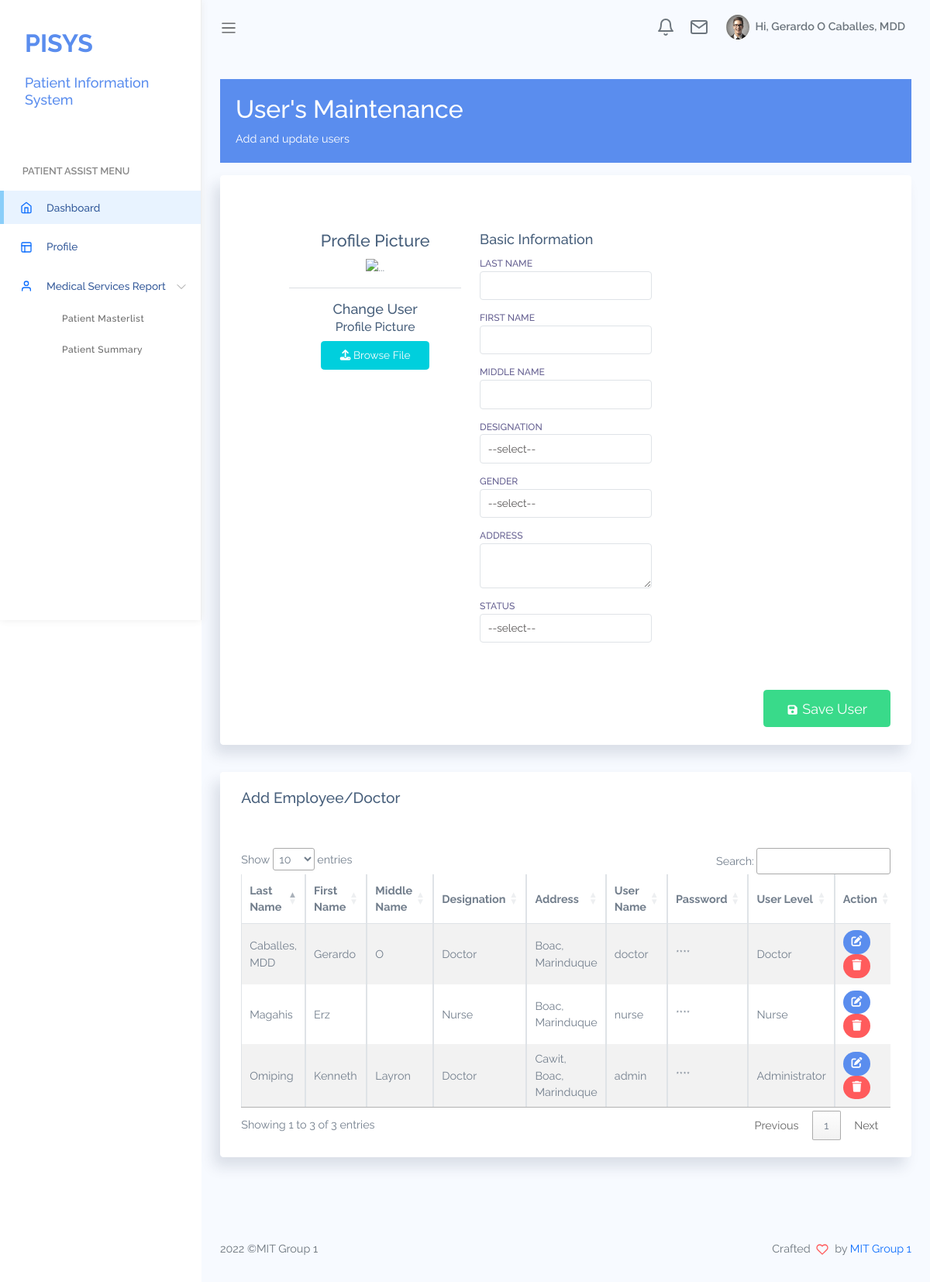
/users-maintenance.php (signed in), run on the app's committed database.
### tables this page shows
CREATE TABLE `tbl_emp_and_doctor` (
  `employee_id` varchar(50) NOT NULL,
  `lastname` varchar(20) NOT NULL,
  `firstname` varchar(20) NOT NULL,
  `middle` varchar(20) NOT NULL,
  `designation` varchar(100) NOT NULL,
  `gender` varchar(20) NOT NULL,
  `address` varchar(30) NOT NULL,
  `status` varchar(30) NOT NULL
);

CREATE TABLE `tbl_users` (
  `user_id` varchar(50) NOT NULL,
  `user_name` varchar(30) NOT NULL,
  `password` varchar(50) NOT NULL,
  `user_level` varchar(25) NOT NULL,
  `employee_id` varchar(50) NOT NULL,
  `status` varchar(20) NOT NULL
);

### users-maintenance.php (the view, shortened to what this page needs)
<!DOCTYPE html>
<html lang="en">
<?php include("head.php"); ?>
<body>
    <div id="app">
        <div id="main">
            <?php include("nav.php"); ?>
            <div class="main-content container-fluid">
                <div class="page-title bg-primary">
                    <h3 class="text-white" style="padding-left:20px;padding-top:20px;">User's Maintenance</h3>
                    <p class="text-subtitle  text-white" style="padding-left:20px;padding-bottom:20px;">
                        Add and update users</p>
                </div>
                <section class="section">
                    <div class="row mb-4">
                        <div class="col-md-12">
                            <div class="card ">
                                <div class="card-body">
                                    <?php
                                    include("std-pages-template/user-inputs.php");
                                    ?>
                                </div>
                            </div>
                        </div>
                        <div class="col-md-12">
                            <div class="card">
                                <div class="card-header">
                                    <h4 class="card-title">Add Employee/Doctor</h4>
                                </div>
                                <div class="card-body">
                                </div>
                                <div class="card-body">
                                    <div class="table-responsive">
                                        <table class='table table-striped table-bordered' id="usersTable">
                                            <thead>
                                                <tr>
                                                    <th>Last Name</th>
                                                    <th>First Name</th>
                                                    <th>Middle Name</th>
                                                    <th>Designation</th>
                                                    <th>Address</th>
                                                    <th>User Name</th>
                                                    <th>Password</th>
                                                    <th>User Level</th>
                                                    <th>Action</th>
                                                </tr>
                                            </thead>
                                            <tbody id="usersTableBody">
                                                <?php
                                                $db = new PDODatabase();
                                                $sql = "SELECT u.user_name, u.password, u.user_level, e.lastname, e.firstname, e.middle, e.designation, e.address, u.user_id
                                                        FROM tbl_users AS u
                                                        LEFT JOIN tbl_emp_and_doctor AS e ON u.employee_id = e.employee_id";
                                                $result = $db->prepare($sql);
                                                $result->execute();
                                                $output = '';
                                                while ($row = $result->fetch()) {
                                                    $output .= '<tr>
                                                        <td>' . $row['lastname'] . '</td>
                                                        <td>' . $row['firstname'] . '</td>
                                                        <td>' . $row['middle'] . '</td>
                                                        <td>' . $row['designation'] . '</td>
                                                        <td>' . $row['address'] . '</td>
                                                        <td>' . $row['user_name'] . '</td>
                                                        <td>****</td>
                                                        <td>' . $row['user_level'] . '</td>
                                                        <td>
                                                            <button class="btn badge bg-primary" onclick="EditUser(\'' . $row['user_id'] . '\')"> <i class="fa fa-edit"></i></button>
                                                            <button class="btn badge bg-danger" onclick="DeleteUser(\'' . $row['user_id'] . '\')"> <i class="fa fa-trash"></i></button>
                                                        </td>
                                                    </tr>';
                                                }
                                                echo $output;
                                                ?>
                                            </tbody>
                                        </table>
                                    </div>
                                </div>
                            </div>
                        </div>
                    </div>
                </section>
            </div>
            <?php include("footer.php"); ?>
</body>
</html>

### nav.php (shortened to what this page needs)
<div id="sidebar" class='active'>
    <div class="sidebar-wrapper active">
        <div class="sidebar-header">
            <p class="title text-primary">PISYS </p>
            <h2 class="text-primary" style="font-size:large; margin:0%;padding:0%;margin-bottom: 0%;">Patient
                Information System</h2>
        </div>
        <div class="sidebar-menu">
            <ul class="menu">
                <li class='sidebar-title'>Patient Assist Menu</li>
                <?php
                if ($_SESSION['user_level'] == "Doctor" || $_SESSION['user_level'] == "Administrator") {
                    echo '<li class="sidebar-item active ">
                <a href="dashboard_main.php" class="sidebar-link">
                    <i data-feather="home" width="20"></i>
                    <span>Dashboard</span>
                </a>
            </li>
			<li class="sidebar-item ">
					<a href="profile.php" class="sidebar-link">
						<i data-feather="layout" width="20"></i>
						<span>Profile</span>
					</a>
				</li>
            </li>';
                }
                if ($_SESSION['user_level'] == "Doctor") {
                    echo '<li class="sidebar-item" style="display:none;">
					<a href="calendar.php" class="sidebar-link">
						<i data-feather="layout" width="20"></i>
						<span>Calendar Schedule</span>
					</a>
				</li>
                <li class="sidebar-item  has-sub">
                    <a href="#" class="sidebar-link">
                        <svg xmlns="http://www.w3.org/2000/svg" width="20" height="24" viewBox="0 0 24 24" fill="none" stroke="currentColor" stroke-width="2" stroke-linecap="round" stroke-linejoin="round" class="feather feather-user"><path d="M20 21v-2a4 4 0 0 0-4-4H8a4 4 0 0 0-4 4v2"></path><circle cx="12" cy="7" r="4"></circle></svg>
                        <span>Medical Services Report</span>
                    </a>
                    <ul class="submenu active">
                        <li>
                            <a href="patient-masterlist.php"">Patient Masterlist</a>
                        </li>
                        <li>
                            <a href="patient-summary.php">Patient Summary</a>
                        </li>
                        ';
                }
                ?>
            </ul>
        </div>
    </div>
</div>
<nav class="navbar navbar-header navbar-expand navbar-light">
    <a class="sidebar-toggler" href="#"><span class="navbar-toggler-icon"></span></a>
    <div class="collapse navbar-collapse" id="navbarSupportedContent">
        <ul class="navbar-nav d-flex align-items-center navbar-light ml-auto">
            <li class="dropdown nav-icon">
                <a href="#" data-toggle="dropdown" class="nav-link  dropdown-toggle nav-link-lg nav-link-user">
                    <div class="d-lg-inline-block">
                        <i data-feather="bell"></i>
                    </div>
                </a>
            </li>
            <li class="dropdown nav-icon mr-2">
                <a href="#" data-toggle="dropdown" class="nav-link  dropdown-toggle nav-link-lg nav-link-user">
                    <div class="d-lg-inline-block">
                        <i data-feather="mail"></i>
                    </div>
                </a>
            </li>
            <li class="dropdown">
                <a href="#" data-toggle="dropdown" class="nav-link dropdown-toggle nav-link-lg nav-link-user">
                    <div class="avatar mr-1">
                        <img src="assets/images/avatar/avatar-s-1.png" alt="" srcset="">
                    </div>
                    <div class="d-none d-md-block d-lg-inline-block">Hi, <?php echo $fullname; ?></div>
                </a>
            </li>
        </ul>
    </div>
</nav>

### assets/css/app.css (style rules this page uses)
* { font-family: "Raleway"; }
#app { position: relative; }
#main { margin-left: 260px; background-color: #F7FAFF; min-height: 100vh; transition: margin-left 0.6s ease-out; }
#main .main-content { padding: 2rem 1.5rem; }
#main .main-content .page-title h3 { font-size: 2rem; }
#main .main-content .text-subtitle { font-size: 0.9rem; }
a { text-decoration: none; outline: 0; }
button { outline: 0; }
svg.feather, i { font-size: 14px; height: 1rem; }
.avatar { display: inline-flex; border-radius: 50%; text-align: center; vertical-align: middle; position: relative; }
.avatar img { width: 32px; height: 32px; border-radius: 50%; }
.btn i, .btn svg { width: 16px; height: 16px; }
.dropdown-toggle:after { color: #fff; }
#sidebar.active .sidebar-wrapper { left: 0; }
.sidebar-wrapper { width: 260px; height: 100vh; position: fixed; top: 0; z-index: 10; background-color: #fff; bottom: 0; border-right: 1px solid #eee; box-shadow: 0 0 10px #ececec; left: -260px; transition: left 0.6s ease-out; }
.sidebar-wrapper .sidebar-header { padding: 2rem 2rem 1rem; font-size: 2rem; font-weight: bold; }
.sidebar-wrapper .menu { padding-left: 0; margin-top: 2rem; }
.sidebar-wrapper .menu .sidebar-title { padding: 1.5rem 1.8rem 0.5rem; font-size: 0.8rem; font-weight: 600; color: #888; text-transform: uppercase; }
.sidebar-wrapper .menu .sidebar-link { display: block; padding: 0.7rem 1.5rem; font-size: 0.85rem; display: flex; align-items: center; transition: all 0.5s; }
.sidebar-wrapper .menu .sidebar-link > span { color: #053382; font-weight: 500; margin-left: 1rem; opacity: 0.8; }
.sidebar-wrapper .menu .sidebar-item { list-style: none; margin-top: 0.5rem; position: relative; }
.sidebar-wrapper .menu .sidebar-item.has-sub .sidebar-link:after { position: absolute; color: #ccc; right: 15px; top: 12px; display: block; }
.sidebar-wrapper .menu .sidebar-item.active .sidebar-link { background-color: #e8f3ff; }
.sidebar-wrapper .menu .sidebar-item.active .sidebar-link:before { content: ""; position: absolute; left: 0; height: 100%; top: 0; bottom: 0; background-color: rgba(46, 170, 244, 0.5); width: 5px; }
.sidebar-wrapper .menu .submenu { list-style: none; max-height: 0; transition: max-height 0.5s ease-out; overflow: hidden; }
.sidebar-wrapper .menu .submenu.active { max-height: 500px; }
.sidebar-wrapper .menu .submenu li a { padding: 0.7rem 3rem; display: block; color: #676767; font-size: 0.75rem; font-weight: 500; letter-spacing: 0.5px; transition: all 0.2s; }
.card { box-shadow: -8px 12px 18px 0 rgba(25, 42, 70, 0.13); margin-bottom: 2.2rem; }
.card .card-header { border: none; }
.card .card-header h4 { font-size: 1.2rem; }
.card .card-header ~ .card-body { padding-top: 0; }
.card .card-title { font-size: 1.2rem; }
.card .card-body { padding: 1.4rem 1.7rem; }
.navbar { height: 70px; padding: 1.5rem; }
.navbar .nav-link-user img { width: 30px; }
.navbar.navbar-header li { display: flex; align-items: center; }
.navbar.navbar-header li.nav-icon { margin-right: 0.4rem; }
.navbar.navbar-header li.nav-icon .nav-link { display: block; padding: 0.4rem; border-radius: 50%; }
.navbar.navbar-header .dropdown > a { color: #6c757d; font-weight: 600; }
.navbar.navbar-header .dropdown > a svg { height: 24px; width: 24px; }
.navbar.navbar-header .dropdown > a:after { display: none; }
.table td, .dataTable-table td, .table thead th, .dataTable-table thead th { vertical-align: middle; }
.table thead th, .dataTable-table thead th { border-bottom: 2px solid #475F7B; }

### data on the page
tbl_emp_and_doctor: fullname "Gerardo O Caballes, MDD"
tbl_users: employee.lastname "Omiping", employee.firstname "Kenneth", employee.middle "Layron", employee.designation "Doctor", employee.address "Cawit, Boac, Marinduque", user_name "admin", user_level "Administrator"
tbl_users: employee.lastname "Magahis", employee.firstname "Erz", employee.designation "Nurse", employee.address "Boac, Marinduque", user_name "nurse", user_level "Nurse"
tbl_users: employee.lastname "Caballes, MDD", employee.firstname "Gerardo", employee.middle "O", employee.designation "Doctor", employee.address "Boac, Marinduque", user_name "doctor", user_level "Doctor"
